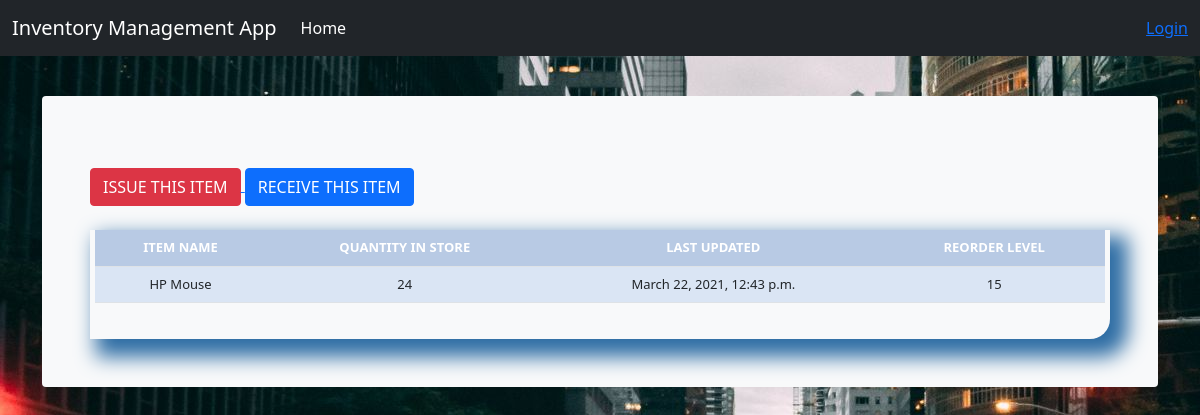
Screenshot of /item_detail/3/ with the database file from the repository.
### inventory/models.py (models this page shows, shortened)
class Stock(models.Model):
    category = models.CharField(
        max_length=50, blank=True, null=True)
    item_name = models.CharField(
        max_length=50, unique=True, blank=True, null=True)
    quantity = models.PositiveIntegerField(default=0, blank=True, null=True)
    receive_quantity = models.PositiveIntegerField(
        default=0, blank=True, null=True)
    received_by = models.CharField(max_length=50, blank=True, null=True)
    issue_quantity = models.PositiveIntegerField(
        default=0, blank=True, null=True)
    issued_by = models.CharField(max_length=50, blank=True, null=True)
    issued_to = models.CharField(max_length=50, blank=True, null=True)
    phone_number = models.CharField(max_length=15, blank=True, null=True)
    created_by = models.CharField(max_length=50, blank=True, null=True)
    reorder_level = models.PositiveIntegerField(
        default=0, blank=True, null=True)
    recorded_on = models.DateTimeField(auto_now_add=True)
    last_updated = models.DateTimeField(auto_now=True)

### inventory/views.py (the view)
# urls.py: path('item_detail/<str:pk>/', views.item_detail, name="item_detail"),
def item_detail(request, pk):
    queryset = Stock.objects.get(id=pk)
    context = {
        "queryset": queryset,
    }
    return render(request, "item_detail.html", context)

### inventory/templates/item_detail.html (shortened to what this page needs)
{% load static %}
{% load crispy_forms_tags %}
<!DOCTYPE html>
<html lang="en">
<head>
    <link href="{% static 'css/style.css' %}" rel="stylesheet">
    <link href="{% static 'css/bootstrap.min.css' %}" rel="stylesheet">
    <link href="{% static 'css/navbar-top-fixed.css' %}" rel="stylesheet">
</head>
{% include 'navbar.html' %}
<body>
    <br>
    <main class="container">
        <div class="bg-light p-5 rounded">
            <br>
            <a href="{% url 'issue_items' queryset.id %}">
                <div class='btn btn-danger'>ISSUE THIS ITEM</div>
            </a>
            <a href="{% url 'receive_items' queryset.id %}">
                <div class='btn btn-primary'>RECEIVE THIS ITEM</div>
            </a>
            <br><br>
            <div class="display_table">
                <table class='table'>
                    <tr>
                        <th>ITEM NAME</th>
                        <th>QUANTITY IN STORE</th>
                        <th>LAST UPDATED</th>
                        <th>REORDER LEVEL</th>
                    </tr>
                    <tr>
                        <td>{{queryset.item_name}}</td>
                        <td>{{queryset.quantity}}</td>
                        <td>{{queryset.last_updated}}</td>
                        <td>{{queryset.reorder_level}}</td>
                    </tr>
                </table>
            </div>
        </div>
    </main>
</body>
</html>

### inventory/static/css/style.css (style rules this page uses)
body { background-color: #34eb6b; background-image: url("../img/bg.jpg"); }
.table { font-size: 13px; text-align: center; width: 95%; margin: auto; }
.table tr:nth-child(odd) { background: #B8CAE4 }
.table tr:nth-child(even) { background: #dae5f4 }
th { background-color: #337ab7; color: white; }
.display_table { border-bottom-right-radius: 20px; padding-left: 5px; padding-right: 5px; padding-bottom: 20px; box-shadow: 12px 12px 20px 6px #2e6da4; }

### inventory/static/css/navbar-top-fixed.css (style rules this page uses)
body { min-height: 75rem; padding-top: 4.5rem; }

### rows the page displays
Stock: item_name "HP Mouse", quantity "24", last_updated "March 22, 2021, 12:43 p.m.", reorder_level "15"
